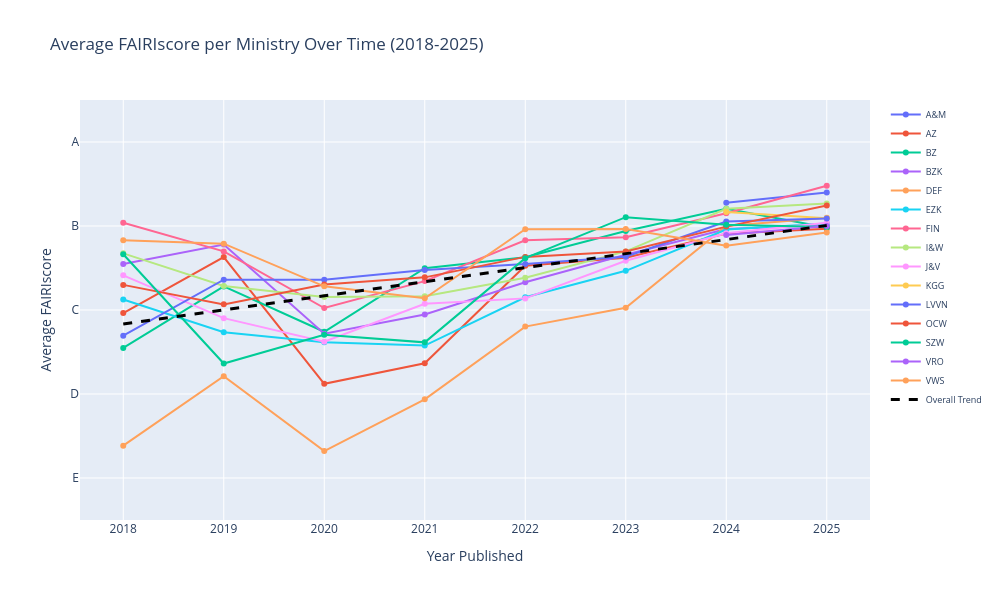

Notebook source saved alongside this figure:
### Code cell
from scipy.stats import linregress

import plotly.graph_objects as go

# Create a mapping for the score values (5 is highest)
score_mapping = {'A': 5, 'B': 4, 'C': 3, 'D': 2, 'E': 1}

# Prepare data: filter for ministries and add year column
ministry_yearly_scores = fair_ministries_df.copy()
ministry_yearly_scores['year'] = ministry_yearly_scores['dc_date_year'].astype(float)

# Drop rows without year
ministry_yearly_scores = ministry_yearly_scores.dropna(subset=['year'])

# Filter for years >= 2018
ministry_yearly_scores = ministry_yearly_scores[ministry_yearly_scores['year'] >= 2018]

# Convert FAIRIscore to numeric
ministry_yearly_scores['score_numeric'] = ministry_yearly_scores['foi_fairiscore'].map(score_mapping)

# Calculate average score and count per ministry per year
yearly_stats = ministry_yearly_scores.groupby(['dc_publisher_name', 'year'])['score_numeric'].agg(['mean', 'count']).reset_index()

# Create the interactive plot
fig = go.Figure()

# Plot a line for each ministry
for ministry in yearly_stats['dc_publisher_name'].unique():
    ministry_data = yearly_stats[yearly_stats['dc_publisher_name'] == ministry]
    
    # Create hover text with count information
    hover_text = [f"Year: {int(year)}<br>Avg Score: {score:.2f}<br>Documents: {count}" 
                  for year, score, count in zip(ministry_data['year'], 
                                                 ministry_data['mean'], 
                                                 ministry_data['count'])]
    
    fig.add_trace(go.Scatter(
        x=ministry_data['year'],
        y=ministry_data['mean'],
        mode='lines+markers',
        name=ministry,
        hovertext=hover_text,
        hoverinfo='text',
        line=dict(width=2),
        marker=dict(size=6)
    ))

# Add overall trendline
overall_stats = yearly_stats.groupby('year')['mean'].mean().reset_index()
slope, intercept, r_value, p_value, std_err = linregress(overall_stats['year'], overall_stats['mean'])
trendline_y = slope * overall_stats['year'] + intercept

fig.add_trace(go.Scatter(
    x=overall_stats['year'],
    y=trendline_y,
    mode='lines',
    name='Overall Trend',
    line=dict(color='black', width=3, dash='dash'),
    hovertemplate='Trendline<br>Year: %{x}<br>Score: %{y:.2f}<extra></extra>'
))

fig.update_layout(
    title='Average FAIRIscore per Ministry Over Time (2018-2025)',
    xaxis_title='Year Published',
    yaxis_title='Average FAIRIscore',
    yaxis=dict(
        range=[0.5, 5.5],
        tickmode='array',
        tickvals=[1, 2, 3, 4, 5],
        ticktext=['E', 'D', 'C', 'B', 'A']
    ),
    hovermode='closest',
    height=600,
    width=1000,
    legend=dict(font=dict(size=9))
)

fig.show()

### Figure 1 — Plotly figure (JSON) as saved in the notebook; plotly's stock layout.template omitted (floating-point values rounded to 4 significant figures)
{"data": [{"hoverinfo": "text", "hovertext": ["Year: 2024<br>Avg Score: 4.28<br>Documents: 29", "Year: 2025<br>Avg Score: 4.40<br>Documents: 35"], "line": {"width": 2}, "marker": {"size": 6}, "mode": "lines+markers", "name": "A&M", "type": "scatter", "x": [2024, 2025], "y": [4.276, 4.4]}, {"hoverinfo": "text", "hovertext": ["Year: 2018<br>Avg Score: 2.96<br>Documents: 27", "Year: 2019<br>Avg Score: 3.63<br>Documents: 46", "Year: 2020<br>Avg Score: 2.12<br>Documents: 33", "Year: 2021<br>Avg Score: 2.37<br>Documents: 63", "Year: 2022<br>Avg Score: 3.53<br>Documents: 38", "Year: 2023<br>Avg Score: 3.62<br>Documents: 69", "Year: 2024<br>Avg Score: 3.91<br>Documents: 55", "Year: 2025<br>Avg Score: 3.97<br>Documents: 30"], "line": {"width": 2}, "marker": {"size": 6}, "mode": "lines+markers", "name": "AZ", "type": "scatter", "x": [2018, 2019, 2020, 2021, 2022, 2023, 2024, 2025], "y": [2.963, 3.63, 2.121, 2.365, 3.526, 3.623, 3.909, 3.967]}, {"hoverinfo": "text", "hovertext": ["Year: 2018<br>Avg Score: 2.55<br>Documents: 155", "Year: 2019<br>Avg Score: 3.28<br>Documents: 82", "Year: 2020<br>Avg Score: 2.74<br>Documents: 139", "Year: 2021<br>Avg Score: 3.50<br>Documents: 169", "Year: 2022<br>Avg Score: 3.63<br>Documents: 229", "Year: 2023<br>Avg Score: 3.94<br>Documents: 170", "Year: 2024<br>Avg Score: 4.20<br>Documents: 122", "Year: 2025<br>Avg Score: 3.98<br>Documents: 105"], "line": {"width": 2}, "marker": {"size": 6}, "mode": "lines+markers", "name": "BZ", "type": "scatter", "x": [2018, 2019, 2020, 2021, 2022, 2023, 2024, 2025], "y": [2.548, 3.28, 2.741, 3.497, 3.629, 3.941, 4.205, 3.981]}, {"hoverinfo": "text", "hovertext": ["Year: 2018<br>Avg Score: 3.55<br>Documents: 106", "Year: 2019<br>Avg Score: 3.78<br>Documents: 95", "Year: 2020<br>Avg Score: 2.72<br>Documents: 145", "Year: 2021<br>Avg Score: 2.95<br>Documents: 205", "Year: 2022<br>Avg Score: 3.33<br>Documents: 221", "Year: 2023<br>Avg Score: 3.66<br>Documents: 243", "Year: 2024<br>Avg Score: 3.96<br>Documents: 708", "Year: 2025<br>Avg Score: 4.01<br>Documents: 94"], "line": {"width": 2}, "marker": {"size": 6}, "mode": "lines+markers", "name": "BZK", "type": "scatter", "x": [2018, 2019, 2020, 2021, 2022, 2023, 2024, 2025], "y": [3.547, 3.779, 2.717, 2.946, 3.33, 3.658, 3.963, 4.011]}, {"hoverinfo": "text", "hovertext": ["Year: 2018<br>Avg Score: 1.38<br>Documents: 26", "Year: 2019<br>Avg Score: 2.21<br>Documents: 66", "Year: 2020<br>Avg Score: 1.32<br>Documents: 53", "Year: 2021<br>Avg Score: 1.94<br>Documents: 94", "Year: 2022<br>Avg Score: 2.80<br>Documents: 81", "Year: 2023<br>Avg Score: 3.03<br>Documents: 74", "Year: 2024<br>Avg Score: 4.00<br>Documents: 82", "Year: 2025<br>Avg Score: 4.10<br>Documents: 51"], "line": {"width": 2}, "marker": {"size": 6}, "mode": "lines+markers", "name": "DEF", "type": "scatter", "x": [2018, 2019, 2020, 2021, 2022, 2023, 2024, 2025], "y": [1.385, 2.212, 1.321, 1.936, 2.802, 3.027, 4, 4.098]}, {"hoverinfo": "text", "hovertext": ["Year: 2018<br>Avg Score: 3.12<br>Documents: 152", "Year: 2019<br>Avg Score: 2.74<br>Documents: 182", "Year: 2020<br>Avg Score: 2.62<br>Documents: 243", "Year: 2021<br>Avg Score: 2.58<br>Documents: 326", "Year: 2022<br>Avg Score: 3.15<br>Documents: 290", "Year: 2023<br>Avg Score: 3.47<br>Documents: 311", "Year: 2024<br>Avg Score: 3.96<br>Documents: 72", "Year: 2025<br>Avg Score: 4.03<br>Documents: 32"], "line": {"width": 2}, "marker": {"size": 6}, "mode": "lines+markers", "name": "EZK", "type": "scatter", "x": [2018, 2019, 2020, 2021, 2022, 2023, 2024, 2025], "y": [3.125, 2.736, 2.617, 2.577, 3.152, 3.466, 3.958, 4.031]}, {"hoverinfo": "text", "hovertext": ["Year: 2018<br>Avg Score: 4.04<br>Documents: 132", "Year: 2019<br>Avg Score: 3.70<br>Documents: 182", "Year: 2020<br>Avg Score: 3.02<br>Documents: 214", "Year: 2021<br>Avg Score: 3.34<br>Documents: 279", "Year: 2022<br>Avg Score: 3.83<br>Documents: 419", "Year: 2023<br>Avg Score: 3.87<br>Documents: 568", "Year: 2024<br>Avg Score: 4.15<br>Documents: 373", "Year: 2025<br>Avg Score: 4.48<br>Documents: 543"], "line": {"width": 2}, "marker": {"size": 6}, "mode": "lines+markers", "name": "FIN", "type": "scatter", "x": [2018, 2019, 2020, 2021, 2022, 2023, 2024, 2025], "y": [4.038, 3.698, 3.023, 3.344, 3.831, 3.866, 4.153, 4.479]}, {"hoverinfo": "text", "hovertext": ["Year: 2018<br>Avg Score: 3.67<br>Documents: 132", "Year: 2019<br>Avg Score: 3.29<br>Documents: 244", "Year: 2020<br>Avg Score: 3.15<br>Documents: 226", "Year: 2021<br>Avg Score: 3.16<br>Documents: 256", "Year: 2022<br>Avg Score: 3.38<br>Documents: 541", "Year: 2023<br>Avg Score: 3.70<br>Documents: 609", "Year: 2024<br>Avg Score: 4.21<br>Documents: 229", "Year: 2025<br>Avg Score: 4.27<br>Documents: 191"], "line": {"width": 2}, "marker": {"size": 6}, "mode": "lines+markers", "name": "I&W", "type": "scatter", "x": [2018, 2019, 2020, 2021, 2022, 2023, 2024, 2025], "y": [3.674, 3.287, 3.155, 3.164, 3.384, 3.698, 4.205, 4.267]}, {"hoverinfo": "text", "hovertext": ["Year: 2018<br>Avg Score: 3.41<br>Documents: 131", "Year: 2019<br>Avg Score: 2.90<br>Documents: 185", "Year: 2020<br>Avg Score: 2.62<br>Documents: 296", "Year: 2021<br>Avg Score: 3.07<br>Documents: 366", "Year: 2022<br>Avg Score: 3.14<br>Documents: 499", "Year: 2023<br>Avg Score: 3.59<br>Documents: 616", "Year: 2024<br>Avg Score: 3.91<br>Documents: 198", "Year: 2025<br>Avg Score: 4.04<br>Documents: 129"], "line": {"width": 2}, "marker": {"size": 6}, "mode": "lines+markers", "name": "J&V", "type": "scatter", "x": [2018, 2019, 2020, 2021, 2022, 2023, 2024, 2025], "y": [3.412, 2.903, 2.622, 3.074, 3.138, 3.586, 3.914, 4.039]}, {"hoverinfo": "text", "hovertext": ["Year: 2024<br>Avg Score: 4.17<br>Documents: 72", "Year: 2025<br>Avg Score: 4.09<br>Documents: 44"], "line": {"width": 2}, "marker": {"size": 6}, "mode": "lines+markers", "name": "KGG", "type": "scatter", "x": [2024, 2025], "y": [4.167, 4.091]}, {"hoverinfo": "text", "hovertext": ["Year: 2018<br>Avg Score: 2.69<br>Documents: 249", "Year: 2019<br>Avg Score: 3.36<br>Documents: 424", "Year: 2020<br>Avg Score: 3.36<br>Documents: 407", "Year: 2021<br>Avg Score: 3.48<br>Documents: 561", "Year: 2022<br>Avg Score: 3.55<br>Documents: 554", "Year: 2023<br>Avg Score: 3.64<br>Documents: 1135", "Year: 2024<br>Avg Score: 4.05<br>Documents: 394", "Year: 2025<br>Avg Score: 4.09<br>Documents: 485"], "line": {"width": 2}, "marker": {"size": 6}, "mode": "lines+markers", "name": "LVVN", "type": "scatter", "x": [2018, 2019, 2020, 2021, 2022, 2023, 2024, 2025], "y": [2.695, 3.361, 3.361, 3.476, 3.547, 3.635, 4.053, 4.091]}, {"hoverinfo": "text", "hovertext": ["Year: 2018<br>Avg Score: 3.30<br>Documents: 107", "Year: 2019<br>Avg Score: 3.07<br>Documents: 149", "Year: 2020<br>Avg Score: 3.30<br>Documents: 138", "Year: 2021<br>Avg Score: 3.39<br>Documents: 193", "Year: 2022<br>Avg Score: 3.63<br>Documents: 204", "Year: 2023<br>Avg Score: 3.70<br>Documents: 325", "Year: 2024<br>Avg Score: 3.99<br>Documents: 552", "Year: 2025<br>Avg Score: 4.24<br>Documents: 78"], "line": {"width": 2}, "marker": {"size": 6}, "mode": "lines+markers", "name": "OCW", "type": "scatter", "x": [2018, 2019, 2020, 2021, 2022, 2023, 2024, 2025], "y": [3.299, 3.067, 3.304, 3.389, 3.632, 3.695, 3.993, 4.244]}, {"hoverinfo": "text", "hovertext": ["Year: 2018<br>Avg Score: 3.66<br>Documents: 2034", "Year: 2019<br>Avg Score: 2.36<br>Documents: 270", "Year: 2020<br>Avg Score: 2.71<br>Documents: 160", "Year: 2021<br>Avg Score: 2.61<br>Documents: 205", "Year: 2022<br>Avg Score: 3.62<br>Documents: 175", "Year: 2023<br>Avg Score: 4.11<br>Documents: 152", "Year: 2024<br>Avg Score: 4.02<br>Documents: 125", "Year: 2025<br>Avg Score: 3.99<br>Documents: 79"], "line": {"width": 2}, "marker": {"size": 6}, "mode": "lines+markers", "name": "SZW", "type": "scatter", "x": [2018, 2019, 2020, 2021, 2022, 2023, 2024, 2025], "y": [3.664, 2.363, 2.706, 2.615, 3.617, 4.105, 4.016, 3.987]}, {"hoverinfo": "text", "hovertext": ["Year: 2024<br>Avg Score: 3.89<br>Documents: 28", "Year: 2025<br>Avg Score: 4.00<br>Documents: 64"], "line": {"width": 2}, "marker": {"size": 6}, "mode": "lines+markers", "name": "VRO", "type": "scatter", "x": [2024, 2025], "y": [3.893, 4]}, {"hoverinfo": "text", "hovertext": ["Year: 2018<br>Avg Score: 3.83<br>Documents: 82", "Year: 2019<br>Avg Score: 3.79<br>Documents: 162", "Year: 2020<br>Avg Score: 3.28<br>Documents: 220", "Year: 2021<br>Avg Score: 3.14<br>Documents: 221", "Year: 2022<br>Avg Score: 3.96<br>Documents: 15756", "Year: 2023<br>Avg Score: 3.96<br>Documents: 11773", "Year: 2024<br>Avg Score: 3.77<br>Documents: 137", "Year: 2025<br>Avg Score: 3.92<br>Documents: 65"], "line": {"width": 2}, "marker": {"size": 6}, "mode": "lines+markers", "name": "VWS", "type": "scatter", "x": [2018, 2019, 2020, 2021, 2022, 2023, 2024, 2025], "y": [3.829, 3.79, 3.282, 3.14, 3.962, 3.964, 3.766, 3.923]}, {"hovertemplate": "Trendline<br>Year: %{x}<br>Score: %{y:.2f}<extra></extra>", "line": {"color": "black", "dash": "dash", "width": 3}, "mode": "lines", "name": "Overall Trend", "type": "scatter", "x": [2018, 2019, 2020, 2021, 2022, 2023, 2024, 2025], "y": [2.833, 3.0, 3.168, 3.336, 3.503, 3.671, 3.839, 4.006]}], "layout": {"height": 600, "hovermode": "closest", "legend": {"font": {"size": 9}}, "title": {"text": "Average FAIRIscore per Ministry Over Time (2018-2025)"}, "width": 1000, "xaxis": {"title": {"text": "Year Published"}}, "yaxis": {"range": [0.5, 5.5], "tickmode": "array", "ticktext": ["E", "D", "C", "B", "A"], "tickvals": [1, 2, 3, 4, 5], "title": {"text": "Average FAIRIscore"}}}}
